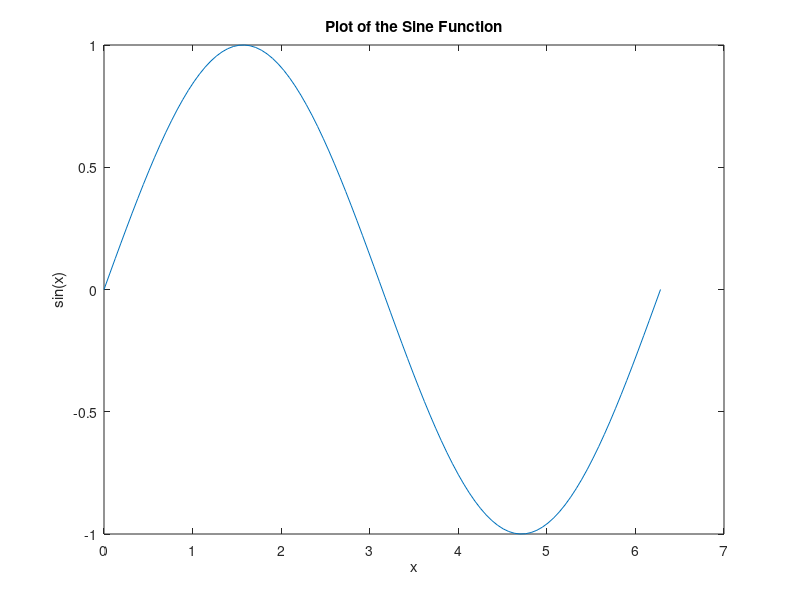

Write the MATLAB code that produced this figure.

x = linspace(0, 2*pi, 100);
y = sin(x);
plot(x, y);
xlabel('x');
ylabel('sin(x)');
title('Plot of the Sine Function');
